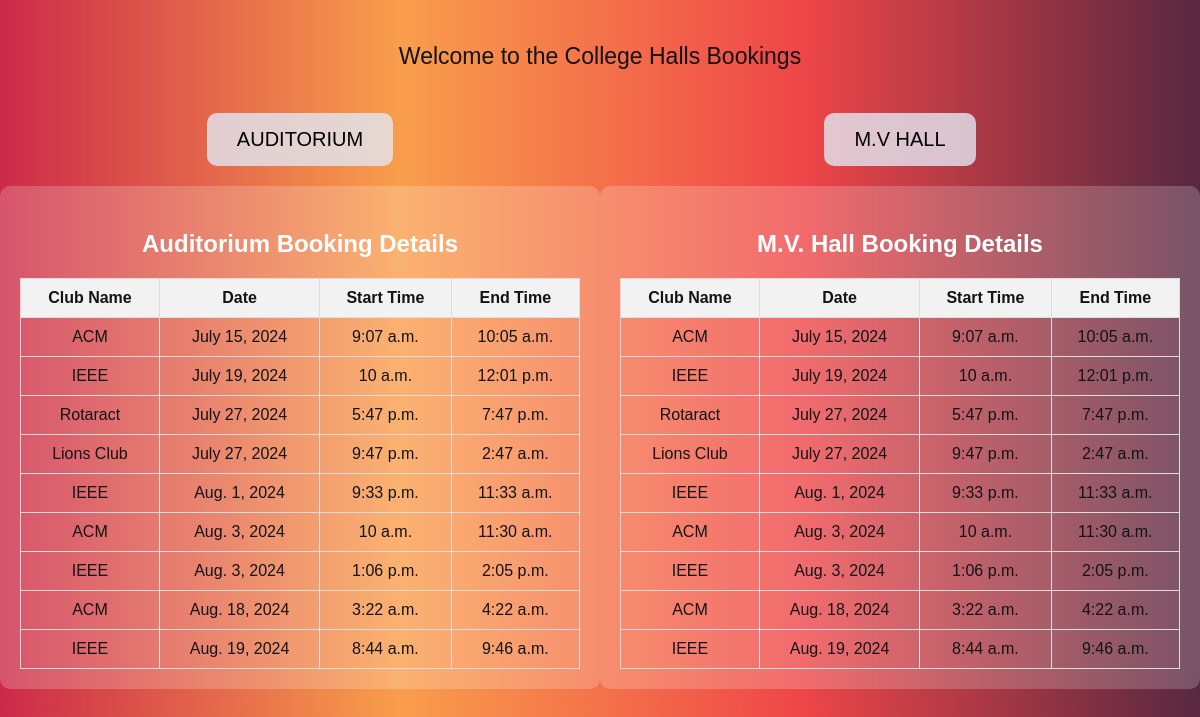
/, run on an earlier commit of the app's database.
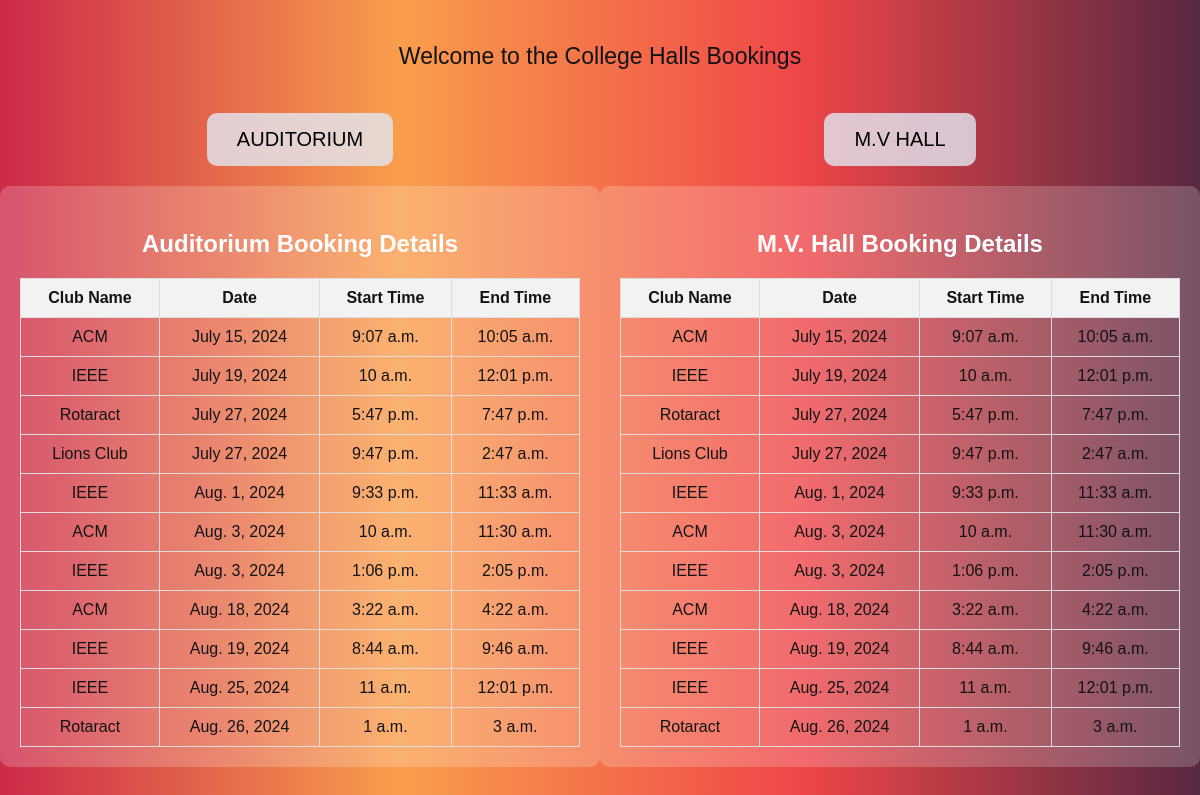
And on a later commit of the database.
### myapp/models.py (models this page shows, shortened)
class Booking(models.Model):
    club_name = models.CharField(max_length=100)
    date = models.DateField()
    start_time = models.TimeField()
    end_time = models.TimeField()

### myapp/views.py (the view)
# urls.py: 2. Add a URL to urlpatterns:  path('', views.home, name='home')
def home(request):
    servicedata= Booking.objects.all().order_by('date')
    context={
        'bookings' : servicedata
    }
    return render(request, 'home.html',context)

### myapp/templates/home.html (shortened to what this page needs)
<!DOCTYPE html>
<html lang="en">
<head>
    {% load static %}
    <link rel="stylesheet" href="{% static 'style.css' %}">
</head>
<body>
    <div class="heading">
        <p>Welcome to the College Halls Bookings</p>
    </div>
    <div class="container">
        <div class="partition left">
            <a href="{% url 'myapp:registerPage' %}">
                <button class="btn" id="audibtn">AUDITORIUM</button>
            </a>
            <div class="booking-section">
                <h3>Auditorium Booking Details</h3>
                <table class="booking-table">
                    <tr>
                        <th>Club Name</th>
                        <th>Date</th>
                        <th>Start Time</th>
                        <th>End Time</th>
                    </tr>
                    {% for booking in bookings %}
                    <tr>
                        <td>{{ booking.club_name }}</td>
                        <td>{{ booking.date }}</td>
                        <td>{{ booking.start_time }}</td>
                        <td>{{ booking.end_time }}</td>
                    </tr>
                    {% endfor %}
                </table>
            </div>
        </div>
        <div class="partition right">
            <a href="mv.html">
                <button class="btn" id="MVbtn">M.V HALL</button>
            </a>
            <div class="booking-section">
                <h3>M.V. Hall Booking Details</h3>
                <table class="booking-table">
                    <tr>
                        <th>Club Name</th>
                        <th>Date</th>
                        <th>Start Time</th>
                        <th>End Time</th>
                    </tr>
                    {% for booking in bookings %}
                    <tr>
                        <td>{{ booking.club_name }}</td>
                        <td>{{ booking.date }}</td>
                        <td>{{ booking.start_time }}</td>
                        <td>{{ booking.end_time }}</td>
                    </tr>
                    {% endfor %}
                </table>
            </div>
        </div>
    </div>
</body>
</html>

What changed in the data, as far as the page shows it:
added Booking: club_name "IEEE", date "Aug. 25, 2024", start_time "11 a.m.", end_time "12:01 p.m."
added Booking: club_name "Rotaract", date "Aug. 26, 2024", start_time "1 a.m.", end_time "3 a.m."
